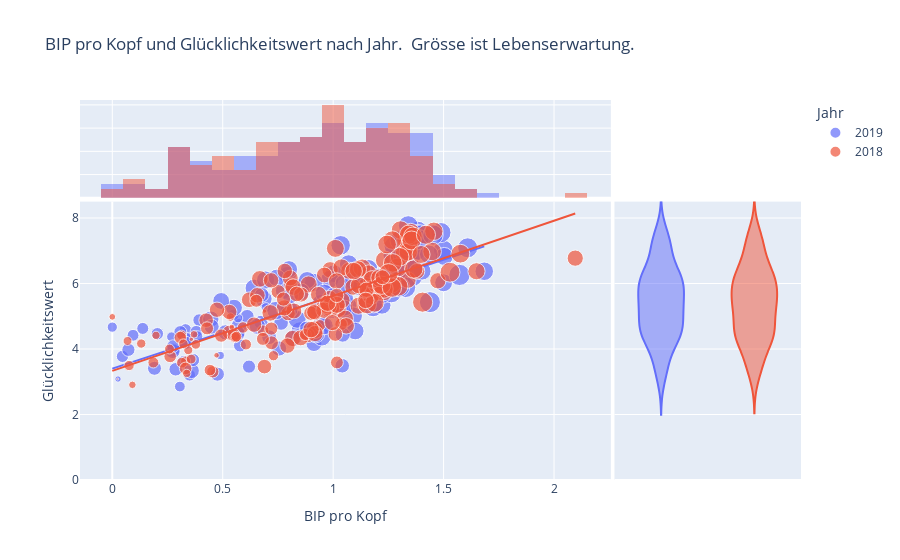

Source (notebook cell):
### Code cell
with_german_columns_2018_2019['Jahr'] = pd.Categorical(with_german_columns_2018_2019['Jahr'])

fig = px.scatter(with_german_columns_2018_2019,
    x='BIP pro Kopf',
    y='Glücklichkeitswert',
    #width=1100,
    color='Jahr',
    size="Gesunde Lebenserwartung",
    size_max=15,
    hover_name="Land",
    trendline='ols',
    marginal_x='histogram',
    marginal_y='violin',
    range_y=[0,8.5],
    title="BIP pro Kopf und Glücklichkeitswert nach Jahr.  Grösse ist Lebenserwartung.")
                   #range_x=[-0
pio.write_image(fig, "export/Marginals.png")
fig.show()

### Figure 1 — Plotly figure (JSON) as saved in the notebook; plotly's stock layout.template omitted (floating-point values rounded to 4 significant figures; data arrays with more than 128 entries replaced by an {"elided": "..."} marker saying what was removed)
{"data": [{"hovertemplate": "<b>%{hovertext}</b><br><br>Jahr=2019<br>BIP pro Kopf=%{x}<br>Glücklichkeitswert=%{y}<br>Gesunde Lebenserwartung=%{marker.size}<extra></extra>", "hovertext": {"elided": "156 str values"}, "legendgroup": "2019", "marker": {"color": "#636efa", "size": {"elided": "156 float values"}, "sizemode": "area", "sizeref": 0.005071, "symbol": "circle"}, "mode": "markers", "name": "2019", "orientation": "v", "showlegend": true, "x": {"elided": "156 float values"}, "xaxis": "x", "y": {"elided": "156 float values"}, "yaxis": "y", "type": "scatter"}, {"alignmentgroup": "True", "bingroup": "x", "hovertemplate": "Jahr=2019<br>BIP pro Kopf=%{x}<br>count=%{y}<extra></extra>", "legendgroup": "2019", "marker": {"color": "#636efa"}, "name": "2019", "offsetgroup": "2019", "opacity": 0.5, "showlegend": false, "x": {"elided": "156 float values"}, "xaxis": "x3", "yaxis": "y3", "type": "histogram"}, {"alignmentgroup": "True", "hovertemplate": "<b>%{hovertext}</b><br><br>Jahr=2019<br>Glücklichkeitswert=%{y}<extra></extra>", "hovertext": {"elided": "156 str values"}, "legendgroup": "2019", "marker": {"color": "#636efa", "symbol": "circle"}, "name": "2019", "offsetgroup": "2019", "scalegroup": "y", "showlegend": false, "xaxis": "x2", "y": {"elided": "156 float values"}, "yaxis": "y2", "type": "violin"}, {"hovertemplate": "<b>OLS trendline</b><br>Glücklichkeitswert = 2.21815 * BIP pro Kopf + 3.39935<br>R<sup>2</sup>=0.630250<br><br>Jahr=2019<br>BIP pro Kopf=%{x}<br>Glücklichkeitswert=%{y} <b>(trend)</b><extra></extra>", "legendgroup": "2019", "marker": {"color": "#636efa", "symbol": "circle"}, "mode": "lines", "name": "2019", "showlegend": false, "x": {"elided": "156 float values"}, "xaxis": "x", "y": {"elided": "156 float values"}, "yaxis": "y", "type": "scatter"}, {"hovertemplate": "<b>%{hovertext}</b><br><br>Jahr=2018<br>BIP pro Kopf=%{x}<br>Glücklichkeitswert=%{y}<br>Gesunde Lebenserwartung=%{marker.size}<extra></extra>", "hovertext": {"elided": "156 str values"}, "legendgroup": "2018", "marker": {"color": "#EF553B", "size": {"elided": "156 float values"}, "sizemode": "area", "sizeref": 0.005071, "symbol": "circle"}, "mode": "markers", "name": "2018", "orientation": "v", "showlegend": true, "x": {"elided": "156 float values"}, "xaxis": "x", "y": {"elided": "156 float values"}, "yaxis": "y", "type": "scatter"}, {"alignmentgroup": "True", "bingroup": "x", "hovertemplate": "Jahr=2018<br>BIP pro Kopf=%{x}<br>count=%{y}<extra></extra>", "legendgroup": "2018", "marker": {"color": "#EF553B"}, "name": "2018", "offsetgroup": "2018", "opacity": 0.5, "showlegend": false, "x": {"elided": "156 float values"}, "xaxis": "x3", "yaxis": "y3", "type": "histogram"}, {"alignmentgroup": "True", "hovertemplate": "<b>%{hovertext}</b><br><br>Jahr=2018<br>Glücklichkeitswert=%{y}<extra></extra>", "hovertext": {"elided": "156 str values"}, "legendgroup": "2018", "marker": {"color": "#EF553B", "symbol": "circle"}, "name": "2018", "offsetgroup": "2018", "scalegroup": "y", "showlegend": false, "xaxis": "x2", "y": {"elided": "156 float values"}, "yaxis": "y2", "type": "violin"}, {"hovertemplate": "<b>OLS trendline</b><br>Glücklichkeitswert = 2.29123 * BIP pro Kopf + 3.3334<br>R<sup>2</sup>=0.643403<br><br>Jahr=2018<br>BIP pro Kopf=%{x}<br>Glücklichkeitswert=%{y} <b>(trend)</b><extra></extra>", "legendgroup": "2018", "marker": {"color": "#EF553B", "symbol": "circle"}, "mode": "lines", "name": "2018", "showlegend": false, "x": {"elided": "156 float values"}, "xaxis": "x", "y": {"elided": "156 float values"}, "yaxis": "y", "type": "scatter"}], "layout": {"xaxis": {"anchor": "y", "domain": [0.0, 0.7363], "title": {"text": "BIP pro Kopf"}}, "yaxis": {"anchor": "x", "domain": [0.0, 0.7326], "range": [0, 8.5], "title": {"text": "Glücklichkeitswert"}}, "xaxis2": {"anchor": "y2", "domain": [0.7413, 1.0], "matches": "x2", "showticklabels": false, "showline": false, "ticks": "", "showgrid": false}, "yaxis2": {"anchor": "x2", "domain": [0.0, 0.7326], "matches": "y", "showticklabels": false, "showgrid": true}, "xaxis3": {"anchor": "y3", "domain": [0.0, 0.7363], "matches": "x", "showticklabels": false, "showgrid": true}, "yaxis3": {"anchor": "x3", "domain": [0.7426, 1.0], "matches": "y3", "showticklabels": false, "showline": false, "ticks": "", "showgrid": true}, "xaxis4": {"anchor": "y4", "domain": [0.7413, 1.0], "matches": "x2", "showticklabels": false, "showgrid": false, "showline": false, "ticks": ""}, "yaxis4": {"anchor": "x4", "domain": [0.7426, 1.0], "matches": "y3", "showticklabels": false, "showline": false, "ticks": "", "showgrid": true}, "legend": {"title": {"text": "Jahr"}, "tracegroupgap": 0, "itemsizing": "constant"}, "title": {"text": "BIP pro Kopf und Glücklichkeitswert nach Jahr.  Grösse ist Lebenserwartung."}, "barmode": "overlay"}}
